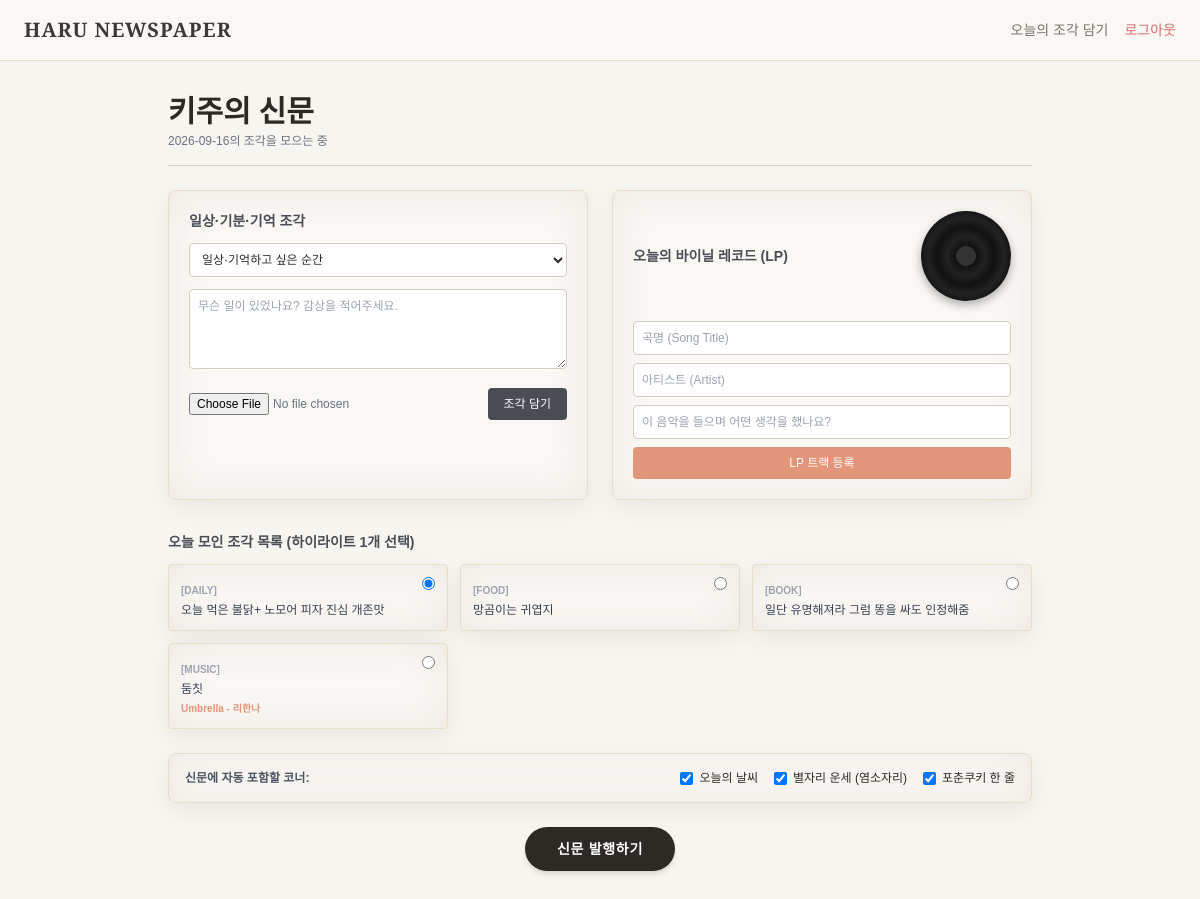
The app's page /dashboard (signed in) with its own data.
### models.py (models this page shows, shortened)
class User(db.Model):
    __tablename__ = 'users'
    id = db.Column(db.Integer, primary_key=True)
    username = db.Column(db.String(80), unique=True, nullable=False)
    password_hash = db.Column(db.String(255), nullable=False)
    paper_title = db.Column(db.String(100), default="나의 하루신문")
    nickname = db.Column(db.String(50), default="주인공")
    zodiac_sign = db.Column(db.String(20), default="양자리")

class Entry(db.Model):
    __tablename__ = 'entries'
    id = db.Column(db.Integer, primary_key=True)
    user_id = db.Column(db.Integer, db.ForeignKey('users.id'), nullable=False)
    date_str = db.Column(db.String(10), nullable=False)  # YYYY-MM-DD
    topic = db.Column(db.String(50), nullable=False)     # daily, mood, music, food, ootd, book, culture
    content = db.Column(db.Text, nullable=False)
    extra_data = db.Column(db.Text, default='{}')        # JSON (예: music title, artist)
    image_path = db.Column(db.String(255), nullable=True)
    created_at = db.Column(db.DateTime, default=datetime.utcnow)
    def get_extra(self):
        return json.loads(self.extra_data) if self.extra_data else {}

### app.py (the view)
@app.route('/dashboard')
def dashboard():
    user = get_current_user()
    if not user:
        return redirect(url_for('login'))
    today_str = datetime.now().strftime('%Y-%m-%d')
    entries = Entry.query.filter_by(user_id=user.id, date_str=today_str).all()
    return render_template('dashboard.html', user=user, today=today_str, entries=entries)

### app.py (called while the page is built)
def get_current_user():
    if 'user_id' in session:
        return User.query.get(session['user_id'])
    return None

### templates/dashboard.html (shortened to what this page needs)
{% extends "base.html" %}
{% block content %}
<div class="max-w-4xl mx-auto py-8 px-4">
    <div class="flex justify-between items-end border-b pb-4 mb-6 border-[#D5CDBD]">
        <div>
            <h2 class="font-serif-headline text-3xl font-bold">{{ user.paper_title }}</h2>
            <p class="text-xs text-gray-500 mt-1">{{ today }}의 조각을 모으는 중</p>
        </div>
    </div>
    <div class="grid md:grid-cols-2 gap-6 mb-8">
        <div class="paper-texture p-5 rounded-lg border border-[#E6DEC9]">
            <h3 class="font-bold text-sm text-[#4A4E54] mb-3">일상·기분·기억 조각</h3>
            <form action="{{ url_for('add_entry') }}" method="POST" enctype="multipart/form-data" class="space-y-3">
                <select name="topic" class="w-full text-xs p-2 rounded border border-[#D5CDBD] bg-white">
                    <option value="daily">일상·기억하고 싶은 순간</option>
                </select>
                <textarea name="content" required placeholder="무슨 일이 있었나요? 감상을 적어주세요." class="w-full text-xs p-2 border rounded border-[#D5CDBD] bg-white h-20"></textarea>
                <div class="flex items-center justify-between">
                    <input type="file" name="image" accept="image/*" class="text-xs text-gray-500">
                    <button type="submit" class="bg-[#4A4E54] text-white text-xs px-4 py-2 rounded hover:bg-black">조각 담기</button>
                </div>
            </form>
        </div>
        <div class="paper-texture p-5 rounded-lg border border-[#E6DEC9]">
            <div class="flex justify-between items-center mb-3">
                <h3 class="font-bold text-sm text-[#4A4E54]">오늘의 바이닐 레코드 (LP)</h3>
                <div class="vinyl-record"></div>
            </div>
            <form action="{{ url_for('add_entry') }}" method="POST" class="space-y-2">
                <input type="text" name="music_title" required placeholder="곡명 (Song Title)" class="w-full text-xs p-2 border rounded border-[#D5CDBD] bg-white">
                <input type="text" name="music_artist" required placeholder="아티스트 (Artist)" class="w-full text-xs p-2 border rounded border-[#D5CDBD] bg-white">
                <input type="text" name="content" placeholder="이 음악을 들으며 어떤 생각을 했나요?" class="w-full text-xs p-2 border rounded border-[#D5CDBD] bg-white">
                <button type="submit" class="w-full bg-[#E29578] text-white text-xs py-2 rounded hover:bg-[#D07E60] transition">LP 트랙 등록</button>
            </form>
        </div>
    </div>
    <form action="{{ url_for('publish') }}" method="POST">
        <h3 class="font-bold text-sm text-[#4A4E54] mb-3">오늘 모인 조각 목록 (하이라이트 1개 선택)</h3>
        <div class="grid grid-cols-1 md:grid-cols-3 gap-3 mb-6">
            {% for entry in entries %}
                <label class="block p-3 paper-texture rounded border border-[#E6DEC9] cursor-pointer hover:border-black transition relative">
                    <input type="radio" name="highlight_id" value="{{ entry.id }}" class="absolute top-3 right-3" {% if loop.first %}checked{% endif %}>
                    <span class="inline-block text-[10px] uppercase font-bold text-gray-400 mb-1">[{{ entry.topic }}]</span>
                    <p class="text-xs text-gray-700 line-clamp-2">{{ entry.content }}</p>
                    {% if entry.topic == 'music' %}
                        <p class="text-[10px] text-[#E29578] mt-1 font-semibold">{{ entry.get_extra().title }} - {{ entry.get_extra().artist }}</p>
                    {% endif %}
                </label>
            {% else %}
                <div class="col-span-3 text-center py-6 text-xs text-gray-400 paper-texture rounded border border-dashed border-[#D5CDBD]">
                    아직 담긴 조각이 없습니다. 위에서 오늘의 이야기를 들려주세요.
                </div>
            {% endfor %}
        </div>
        <div class="paper-texture p-4 rounded-lg border border-[#E6DEC9] flex flex-wrap items-center justify-between gap-4 mb-6">
            <span class="text-xs font-bold text-gray-600">신문에 자동 포함할 코너:</span>
            <div class="flex items-center gap-4 text-xs">
                <label class="flex items-center gap-1.5 cursor-pointer">
                    <input type="checkbox" name="include_weather" value="1" checked class="rounded"> 오늘의 날씨
                </label>
                <label class="flex items-center gap-1.5 cursor-pointer">
                    <input type="checkbox" name="include_horoscope" value="1" checked class="rounded"> 별자리 운세 ({{ user.zodiac_sign }})
                </label>
                <label class="flex items-center gap-1.5 cursor-pointer">
                    <input type="checkbox" name="include_fortune" value="1" checked class="rounded"> 포춘쿠키 한 줄
                </label>
            </div>
        </div>
        <div class="text-center">
            <button type="submit" {% if not entries %}disabled{% endif %} class="bg-[#2D2A26] disabled:bg-gray-300 text-white px-8 py-3 rounded-full text-sm font-semibold tracking-wider hover:bg-black transition shadow-md">
                신문 발행하기
            </button>
        </div>
    </form>
</div>
{% endblock %}

### templates/base.html (shortened to what this page needs)
<!DOCTYPE html>
<html lang="ko">
<head>
    <script src="https://cdn.tailwindcss.com"></script>
    <link rel="stylesheet" href="{{ url_for('static', filename='css/style.css') }}">
</head>
<body class="min-h-screen flex flex-col">
    <header class="border-b border-[#E6DEC9] bg-[#FAF8F5]/80 backdrop-blur py-4 px-6 flex justify-between items-center">
        <h1 class="font-cinzel text-xl font-bold tracking-wider text-[#3D3A35]">HARU NEWSPAPER</h1>
        {% if session.get('user_id') %}
            <div class="flex items-center gap-4 text-sm">
                <a href="{{ url_for('dashboard') }}" class="text-[#7A746B] hover:text-black">오늘의 조각 담기</a>
                <a href="{{ url_for('logout') }}" class="text-[#D96B6B] hover:underline">로그아웃</a>
            </div>
        {% endif %}
    </header>
    <main class="flex-1">
        {% block content %}{% endblock %}
    </main>
</body>
</html>

### static/css/style.css (style rules this page uses)
body { font-family: 'Pretendard', sans-serif; background-color: #F7F5F0; color: #2D2A26; }
.font-serif-headline { font-family: 'Playfair Display', serif; }
.font-cinzel { font-family: 'Cinzel', serif; }
.paper-texture { background-color: #FAF8F5; box-shadow: inset 0 0 40px rgba(220, 210, 195, 0.4), 0 8px 24px rgba(0, 0, 0, 0.06); border: 1px solid #E6DEC9; }
.vinyl-record { width: 90px; height: 90px; border-radius: 50%; background: radial-gradient(circle, #333 15%, #111 16%, #222 30%, #111 45%, #222 60%, #111 75%, #050505 100%); box-shadow: 0 4px 10px rgba(0, 0, 0, 0.3); animation: spin 6s linear infinite; animation-play-state: paused; }

### records on screen
User: paper_title "키주의 신문", zodiac_sign "염소자리"
Entry: topic "DAILY", content "오늘 먹은 불닭+ 노모어 피자 진심 개존맛"
Entry: topic "FOOD", content "망곰이는 귀엽지"
Entry: topic "BOOK", content "일단 유명해져라 그럼 똥을 싸도 인정해줌"
Entry: topic "MUSIC", content "둠칫", get_extra "Umbrella", get_extra "리한나"
